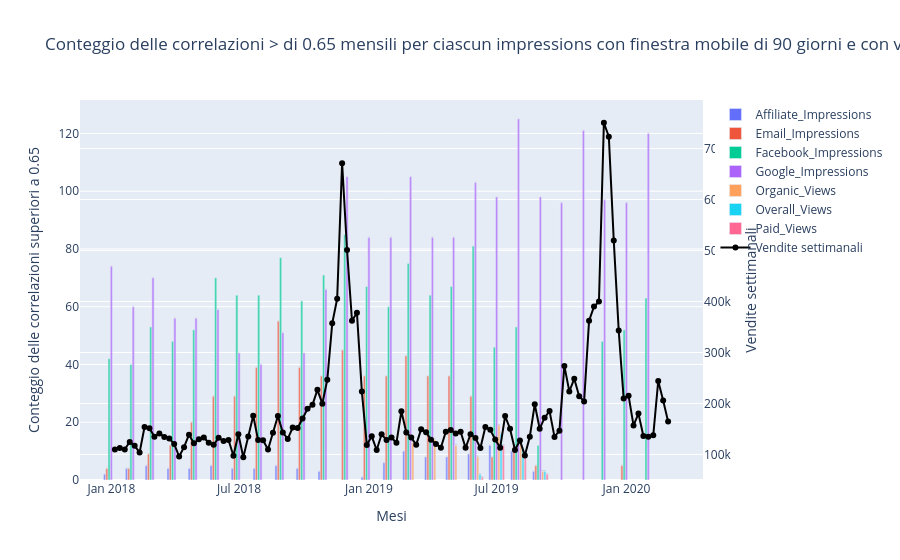

This figure's notebook cell:
### Markdown cell above
# Spiegazione del grafico precedente

## Dove e quante correlazioni settimanali sono state trovate fra singola Impressions e le vendite?

Il grafico mostra l'andamento settimanale delle **correlazioni mobili** tra diverse metriche di marketing (come impression su Google, Facebook, visualizzazioni a pagamento, ecc.) e le **vendite settimanali**. Ogni metrica viene analizzata attraverso una **finestra mobile di 90 giorni**, che evidenzia le settimane in cui la correlazione tra la metrica e le vendite è particolarmente forte, cioè superiore alla soglia di **0.65**.

### Dettaglio del Grafico:

1. **Barre (conteggio delle correlazioni):**
   - Ogni barra rappresenta il **conteggio settimanale** delle correlazioni superiori a 0.65 tra una metrica e le vendite.
   - L'asse **X** mostra le **settimane del calendario**.
   - L'asse **Y** (a sinistra) mostra il numero di **correlazioni valide** (superiori alla soglia di 0.65) per ciascuna settimana.
   - Le **barre** sono colorate per rappresentare ciascuna metrica e l'**etichetta nel tooltip** fornisce ulteriori dettagli come il nome della metrica, la settimana e il conteggio delle correlazioni.
   
2. **Linea delle vendite settimanali:**
   - La **linea nera** mostra l'andamento delle **vendite settimanali medie**. 
   - Questa linea è tracciata su un **asse Y separato** (a destra), che permette di visualizzare facilmente le vendite settimanali in relazione alle correlazioni mobili.
   
3. **Tooltips interattivi:**
   - Quando si passa il mouse sopra una barra, appare un **tooltip** con informazioni aggiuntive, come il nome della metrica, la settimana di riferimento e il conteggio delle correlazioni.
   
4. **Legenda:**
   - La **legenda** identifica chiaramente le metriche associate a ciascuna barra, rendendo facile distinguere tra le diverse variabili analizzate (ad esempio, Google, Facebook, Paid Views, ecc.).

### Osservazioni:

- Il grafico aiuta a visualizzare quando **specifiche metriche di marketing** (come impression e visualizzazioni) hanno avuto una correlazione forte con le vendite, offrendo una comprensione chiara dei periodi in cui le attività di marketing hanno influenzato maggiormente le performance di vendita.
- Le barre più alte indicano settimane in cui le correlazioni tra la metrica e le vendite sono state particolarmente forti, mentre la linea delle vendite offre un contesto per vedere come queste correlate si sovrappongono all'andamento delle vendite settimanali.
- La combinazione di grafici a barre per le correlazioni e la linea per le vendite settimanali aiuta a visualizzare sia i **picchi di correlazione** che l'**andamento delle vendite**, evidenziando eventuali pattern o tendenze che potrebbero essere utilizzate per ottimizzare le strategie di marketing future.

### Conclusioni:

In sintesi, questo grafico offre una **visualizzazione interattiva e dinamica** delle correlazioni tra le attività di marketing e le vendite settimanali. La separazione tra le correlazioni delle metriche e le vendite settimanali su due scale Y consente di confrontare chiaramente come ogni metrica influenzi le vendite nel tempo, aiutando a identificare dove e quanto sfruttare una determinata impressions.

&nbsp;

### Code cell
# Lista delle metriche da visualizzare
colonne = df.columns[2:9]  # Selezione delle colonne da analizzare, escludendo la prima colonna (presumibilmente l'indice o ID)

# Calcolo dinamico delle correlazioni mobili
rolling_data = []
window_size = 90  # Impostiamo la finestra mobile dinamica di 90 giorni
corr_threshold = 0.65  # Impostazione della soglia minima di correlazione per considerare solo correlazioni significative

# Loop per calcolare la correlazione mobile per ciascuna metrica
for col in colonne:
    try:
        # Calcolare la correlazione mobile su finestra di window_size
        rolling_corr = df['Sales'].rolling(window=window_size).corr(df[col])

        # Mascherare solo i valori di correlazione che sono superiori alla soglia corr_threshold
        mask = rolling_corr > corr_threshold
        valid_corr = rolling_corr[mask]  # Filtrare le correlazioni valide
        valid_weeks = df.loc[mask, 'Calendar_Week']  # Ottenere le settimane corrispondenti

        # Convertire la settimana in una scala mensile per aggregare i dati
        valid_months = valid_weeks.dt.to_period('M').dt.to_timestamp()

        # Se ci sono correlazioni valide, aggiungere i dati alla lista
        if not valid_corr.empty:
            rolling_data.append({
                "column": col,
                "month": valid_months,
                "rolling_corr": valid_corr
            })
    except Exception as e:
        # Gestire eventuali errori e visualizzare quale metrica ha generato l'errore
        print(f"Errore con la metrica '{col}': {e}")

# Creare un DataFrame per visualizzare i risultati con Plotly
filtered_df = pd.DataFrame({
    "month": [],  # Colonna vuota per i mesi
    "rolling_corr": [],  # Colonna vuota per le correlazioni
    "column": []  # Colonna vuota per la metrica
})

# Aggiungere i dati di correlazione validi al DataFrame
for data in rolling_data:
    temp_df = pd.DataFrame({
        "month": data["month"],
        "rolling_corr": data["rolling_corr"],
        "column": [data["column"]] * len(data["rolling_corr"])  # Ripetere il nome della metrica per ogni correlazione
    })
    filtered_df = pd.concat([filtered_df, temp_df], ignore_index=True)  # Unire i dati al DataFrame finale

# Calcolo del conteggio mensile di ciascuna metrica distinta
monthly_count_corr = filtered_df.groupby(['month', 'column']).size().reset_index(name="count_corr")

# Calcolare l'andamento settimanale delle vendite medie
weekly_sales = df.groupby('Calendar_Week')['Sales'].mean().reset_index()
weekly_sales.rename(columns={"Sales": "weekly_mean_sales", "Calendar_Week": "week"}, inplace=True)

# Creazione grafico con Plotly
fig = go.Figure()

# Grafici a barre mensili distinti per ciascun impression/colonna
for col in monthly_count_corr['column'].unique():
    col_df = monthly_count_corr[monthly_count_corr['column'] == col]  # Filtrare il DataFrame per ciascuna metrica
    
    # Aggiungere le informazioni al tooltip (testo da visualizzare quando si passa sopra il grafico)
    fig.add_trace(go.Bar(
        x=col_df['month'],  # Mesi sull'asse X
        y=col_df['count_corr'],  # Conteggio delle correlazioni sull'asse Y
        name=col,  # Nome della metrica
        marker=dict(opacity=0.7),  # Impostare l'opacità delle barre
        text=[f"Impression: {col}<br>Mese: {month}<br>Conteggio correlazioni: {count}" 
              for month, count in zip(col_df['month'], col_df['count_corr'])],  # Testo nel tooltip
        hoverinfo="text"  # Mostrare il testo nei tooltip
    ))

# Sovrapposizione delle vendite settimanali con scala separata
fig.add_trace(go.Scatter(
    x=weekly_sales["week"],  # Settimane sull'asse X
    y=weekly_sales["weekly_mean_sales"],  # Vendite medie settimanali sull'asse Y
    mode='lines+markers',  # Linea con punti marker
    name="Vendite settimanali",  # Nome della serie
    line=dict(color="black", width=2),  # Impostazione della linea (colore e larghezza)
    yaxis="y2"  # Usare una seconda Y-axis per le vendite settimanali
))

# Aggiornamento layout con due scale Y
fig.update_layout(
    title=f"Conteggio delle correlazioni > di {corr_threshold} mensili per ciascun impressions con finestra mobile di {window_size} giorni e con vendite settimanali sovrapposte",  # Titolo del grafico
    xaxis_title="Mesi",  # Titolo dell'asse X
    yaxis=dict(
        title=f"Conteggio delle correlazioni superiori a {corr_threshold}"  # Titolo dell'asse Y (correlazioni)
    ),
    yaxis2=dict(
        title="Vendite settimanali",  # Titolo dell'asse Y secondario (vendite settimanali)
        overlaying="y",  # Sovrapporre l'asse Y2 con l'asse Y principale
        side="right"  # Posizionare l'asse Y2 sul lato destro
    ),
    barmode="group",  # Impostare il tipo di grafico a barre in modalità gruppo
    showlegend=True  # Mostrare la legenda
)

# Mostrare il grafico
fig.show()  # Visualizziamo il grafico interattivo

### Figure 1 — Plotly figure (JSON) as saved in the notebook; plotly's stock layout.template omitted (floating-point values rounded to 4 significant figures)
{"data": [{"hoverinfo": "text", "marker": {"opacity": 0.7}, "name": "Affiliate_Impressions", "text": ["Impression: Affiliate_Impressions<br>Mese: 2018-01-01 00:00:00<br>Conteggio correlazioni: 2", "Impression: Affiliate_Impressions<br>Mese: 2018-02-01 00:00:00<br>Conteggio correlazioni: 4", "Impression: Affiliate_Impressions<br>Mese: 2018-03-01 00:00:00<br>Conteggio correlazioni: 5", "Impression: Affiliate_Impressions<br>Mese: 2018-04-01 00:00:00<br>Conteggio correlazioni: 4", "Impression: Affiliate_Impressions<br>Mese: 2018-05-01 00:00:00<br>Conteggio correlazioni: 4", "Impression: Affiliate_Impressions<br>Mese: 2018-06-01 00:00:00<br>Conteggio correlazioni: 5", "Impression: Affiliate_Impressions<br>Mese: 2018-07-01 00:00:00<br>Conteggio correlazioni: 4", "Impression: Affiliate_Impressions<br>Mese: 2018-08-01 00:00:00<br>Conteggio correlazioni: 4", "Impression: Affiliate_Impressions<br>Mese: 2018-09-01 00:00:00<br>Conteggio correlazioni: 5", "Impression: Affiliate_Impressions<br>Mese: 2018-10-01 00:00:00<br>Conteggio correlazioni: 4", "Impression: Affiliate_Impressions<br>Mese: 2018-11-01 00:00:00<br>Conteggio correlazioni: 3", "Impression: Affiliate_Impressions<br>Mese: 2019-01-01 00:00:00<br>Conteggio correlazioni: 1", "Impression: Affiliate_Impressions<br>Mese: 2019-02-01 00:00:00<br>Conteggio correlazioni: 6", "Impression: Affiliate_Impressions<br>Mese: 2019-03-01 00:00:00<br>Conteggio correlazioni: 10", "Impression: Affiliate_Impressions<br>Mese: 2019-04-01 00:00:00<br>Conteggio correlazioni: 8", "Impression: Affiliate_Impressions<br>Mese: 2019-05-01 00:00:00<br>Conteggio correlazioni: 8", "Impression: Affiliate_Impressions<br>Mese: 2019-06-01 00:00:00<br>Conteggio correlazioni: 9", "Impression: Affiliate_Impressions<br>Mese: 2019-07-01 00:00:00<br>Conteggio correlazioni: 12", "Impression: Affiliate_Impressions<br>Mese: 2019-08-01 00:00:00<br>Conteggio correlazioni: 10", "Impression: Affiliate_Impressions<br>Mese: 2019-09-01 00:00:00<br>Conteggio correlazioni: 3"], "type": "bar", "x": ["2018-01-01T00:00:00", "2018-02-01T00:00:00", "2018-03-01T00:00:00", "2018-04-01T00:00:00", "2018-05-01T00:00:00", "2018-06-01T00:00:00", "2018-07-01T00:00:00", "2018-08-01T00:00:00", "2018-09-01T00:00:00", "2018-10-01T00:00:00", "2018-11-01T00:00:00", "2019-01-01T00:00:00", "2019-02-01T00:00:00", "2019-03-01T00:00:00", "2019-04-01T00:00:00", "2019-05-01T00:00:00", "2019-06-01T00:00:00", "2019-07-01T00:00:00", "2019-08-01T00:00:00", "2019-09-01T00:00:00"], "y": [2, 4, 5, 4, 4, 5, 4, 4, 5, 4, 3, 1, 6, 10, 8, 8, 9, 12, 10, 3]}, {"hoverinfo": "text", "marker": {"opacity": 0.7}, "name": "Email_Impressions", "text": ["Impression: Email_Impressions<br>Mese: 2018-01-01 00:00:00<br>Conteggio correlazioni: 4", "Impression: Email_Impressions<br>Mese: 2018-02-01 00:00:00<br>Conteggio correlazioni: 4", "Impression: Email_Impressions<br>Mese: 2018-03-01 00:00:00<br>Conteggio correlazioni: 9", "Impression: Email_Impressions<br>Mese: 2018-04-01 00:00:00<br>Conteggio correlazioni: 12", "Impression: Email_Impressions<br>Mese: 2018-05-01 00:00:00<br>Conteggio correlazioni: 20", "Impression: Email_Impressions<br>Mese: 2018-06-01 00:00:00<br>Conteggio correlazioni: 29", "Impression: Email_Impressions<br>Mese: 2018-07-01 00:00:00<br>Conteggio correlazioni: 29", "Impression: Email_Impressions<br>Mese: 2018-08-01 00:00:00<br>Conteggio correlazioni: 39", "Impression: Email_Impressions<br>Mese: 2018-09-01 00:00:00<br>Conteggio correlazioni: 55", "Impression: Email_Impressions<br>Mese: 2018-10-01 00:00:00<br>Conteggio correlazioni: 39", "Impression: Email_Impressions<br>Mese: 2018-11-01 00:00:00<br>Conteggio correlazioni: 36", "Impression: Email_Impressions<br>Mese: 2018-12-01 00:00:00<br>Conteggio correlazioni: 45", "Impression: Email_Impressions<br>Mese: 2019-01-01 00:00:00<br>Conteggio correlazioni: 36", "Impression: Email_Impressions<br>Mese: 2019-02-01 00:00:00<br>Conteggio correlazioni: 36", "Impression: Email_Impressions<br>Mese: 2019-03-01 00:00:00<br>Conteggio correlazioni: 43", "Impression: Email_Impressions<br>Mese: 2019-04-01 00:00:00<br>Conteggio correlazioni: 36", "Impression: Email_Impressions<br>Mese: 2019-05-01 00:00:00<br>Conteggio correlazioni: 36", "Impression: Email_Impressions<br>Mese: 2019-06-01 00:00:00<br>Conteggio correlazioni: 29", "Impression: Email_Impressions<br>Mese: 2019-07-01 00:00:00<br>Conteggio correlazioni: 8", "Impression: Email_Impressions<br>Mese: 2019-08-01 00:00:00<br>Conteggio correlazioni: 12", "Impression: Email_Impressions<br>Mese: 2019-09-01 00:00:00<br>Conteggio correlazioni: 5", "Impression: Email_Impressions<br>Mese: 2020-01-01 00:00:00<br>Conteggio correlazioni: 5"], "type": "bar", "x": ["2018-01-01T00:00:00", "2018-02-01T00:00:00", "2018-03-01T00:00:00", "2018-04-01T00:00:00", "2018-05-01T00:00:00", "2018-06-01T00:00:00", "2018-07-01T00:00:00", "2018-08-01T00:00:00", "2018-09-01T00:00:00", "2018-10-01T00:00:00", "2018-11-01T00:00:00", "2018-12-01T00:00:00", "2019-01-01T00:00:00", "2019-02-01T00:00:00", "2019-03-01T00:00:00", "2019-04-01T00:00:00", "2019-05-01T00:00:00", "2019-06-01T00:00:00", "2019-07-01T00:00:00", "2019-08-01T00:00:00", "2019-09-01T00:00:00", "2020-01-01T00:00:00"], "y": [4, 4, 9, 12, 20, 29, 29, 39, 55, 39, 36, 45, 36, 36, 43, 36, 36, 29, 8, 12, 5, 5]}, {"hoverinfo": "text", "marker": {"opacity": 0.7}, "name": "Facebook_Impressions", "text": ["Impression: Facebook_Impressions<br>Mese: 2018-01-01 00:00:00<br>Conteggio correlazioni: 42", "Impression: Facebook_Impressions<br>Mese: 2018-02-01 00:00:00<br>Conteggio correlazioni: 40", "Impression: Facebook_Impressions<br>Mese: 2018-03-01 00:00:00<br>Conteggio correlazioni: 53", "Impression: Facebook_Impressions<br>Mese: 2018-04-01 00:00:00<br>Conteggio correlazioni: 48", "Impression: Facebook_Impressions<br>Mese: 2018-05-01 00:00:00<br>Conteggio correlazioni: 52", "Impression: Facebook_Impressions<br>Mese: 2018-06-01 00:00:00<br>Conteggio correlazioni: 70", "Impression: Facebook_Impressions<br>Mese: 2018-07-01 00:00:00<br>Conteggio correlazioni: 64", "Impression: Facebook_Impressions<br>Mese: 2018-08-01 00:00:00<br>Conteggio correlazioni: 64", "Impression: Facebook_Impressions<br>Mese: 2018-09-01 00:00:00<br>Conteggio correlazioni: 77", "Impression: Facebook_Impressions<br>Mese: 2018-10-01 00:00:00<br>Conteggio correlazioni: 62", "Impression: Facebook_Impressions<br>Mese: 2018-11-01 00:00:00<br>Conteggio correlazioni: 71", "Impression: Facebook_Impressions<br>Mese: 2018-12-01 00:00:00<br>Conteggio correlazioni: 85", "Impression: Facebook_Impressions<br>Mese: 2019-01-01 00:00:00<br>Conteggio correlazioni: 67", "Impression: Facebook_Impressions<br>Mese: 2019-02-01 00:00:00<br>Conteggio correlazioni: 60", "Impression: Facebook_Impressions<br>Mese: 2019-03-01 00:00:00<br>Conteggio correlazioni: 75", "Impression: Facebook_Impressions<br>Mese: 2019-04-01 00:00:00<br>Conteggio correlazioni: 64", "Impression: Facebook_Impressions<br>Mese: 2019-05-01 00:00:00<br>Conteggio correlazioni: 67", "Impression: Facebook_Impressions<br>Mese: 2019-06-01 00:00:00<br>Conteggio correlazioni: 81", "Impression: Facebook_Impressions<br>Mese: 2019-07-01 00:00:00<br>Conteggio correlazioni: 46", "Impression: Facebook_Impressions<br>Mese: 2019-08-01 00:00:00<br>Conteggio correlazioni: 53", "Impression: Facebook_Impressions<br>Mese: 2019-09-01 00:00:00<br>Conteggio correlazioni: 12", "Impression: Facebook_Impressions<br>Mese: 2019-12-01 00:00:00<br>Conteggio correlazioni: 48", "Impression: Facebook_Impressions<br>Mese: 2020-01-01 00:00:00<br>Conteggio correlazioni: 52", "Impression: Facebook_Impressions<br>Mese: 2020-02-01 00:00:00<br>Conteggio correlazioni: 63"], "type": "bar", "x": ["2018-01-01T00:00:00", "2018-02-01T00:00:00", "2018-03-01T00:00:00", "2018-04-01T00:00:00", "2018-05-01T00:00:00", "2018-06-01T00:00:00", "2018-07-01T00:00:00", "2018-08-01T00:00:00", "2018-09-01T00:00:00", "2018-10-01T00:00:00", "2018-11-01T00:00:00", "2018-12-01T00:00:00", "2019-01-01T00:00:00", "2019-02-01T00:00:00", "2019-03-01T00:00:00", "2019-04-01T00:00:00", "2019-05-01T00:00:00", "2019-06-01T00:00:00", "2019-07-01T00:00:00", "2019-08-01T00:00:00", "2019-09-01T00:00:00", "2019-12-01T00:00:00", "2020-01-01T00:00:00", "2020-02-01T00:00:00"], "y": [42, 40, 53, 48, 52, 70, 64, 64, 77, 62, 71, 85, 67, 60, 75, 64, 67, 81, 46, 53, 12, 48, 52, 63]}, {"hoverinfo": "text", "marker": {"opacity": 0.7}, "name": "Google_Impressions", "text": ["Impression: Google_Impressions<br>Mese: 2018-01-01 00:00:00<br>Conteggio correlazioni: 74", "Impression: Google_Impressions<br>Mese: 2018-02-01 00:00:00<br>Conteggio correlazioni: 60", "Impression: Google_Impressions<br>Mese: 2018-03-01 00:00:00<br>Conteggio correlazioni: 70", "Impression: Google_Impressions<br>Mese: 2018-04-01 00:00:00<br>Conteggio correlazioni: 56", "Impression: Google_Impressions<br>Mese: 2018-05-01 00:00:00<br>Conteggio correlazioni: 56", "Impression: Google_Impressions<br>Mese: 2018-06-01 00:00:00<br>Conteggio correlazioni: 59", "Impression: Google_Impressions<br>Mese: 2018-07-01 00:00:00<br>Conteggio correlazioni: 44", "Impression: Google_Impressions<br>Mese: 2018-08-01 00:00:00<br>Conteggio correlazioni: 40", "Impression: Google_Impressions<br>Mese: 2018-09-01 00:00:00<br>Conteggio correlazioni: 51", "Impression: Google_Impressions<br>Mese: 2018-10-01 00:00:00<br>Conteggio correlazioni: 44", "Impression: Google_Impressions<br>Mese: 2018-11-01 00:00:00<br>Conteggio correlazioni: 66", "Impression: Google_Impressions<br>Mese: 2018-12-01 00:00:00<br>Conteggio correlazioni: 105", "Impression: Google_Impressions<br>Mese: 2019-01-01 00:00:00<br>Conteggio correlazioni: 84", "Impression: Google_Impressions<br>Mese: 2019-02-01 00:00:00<br>Conteggio correlazioni: 84", "Impression: Google_Impressions<br>Mese: 2019-03-01 00:00:00<br>Conteggio correlazioni: 105", "Impression: Google_Impressions<br>Mese: 2019-04-01 00:00:00<br>Conteggio correlazioni: 84", "Impression: Google_Impressions<br>Mese: 2019-05-01 00:00:00<br>Conteggio correlazioni: 84", "Impression: Google_Impressions<br>Mese: 2019-06-01 00:00:00<br>Conteggio correlazioni: 103", "Impression: Google_Impressions<br>Mese: 2019-07-01 00:00:00<br>Conteggio correlazioni: 98", "Impression: Google_Impressions<br>Mese: 2019-08-01 00:00:00<br>Conteggio correlazioni: 125", "Impression: Google_Impressions<br>Mese: 2019-09-01 00:00:00<br>Conteggio correlazioni: 98", "Impression: Google_Impressions<br>Mese: 2019-10-01 00:00:00<br>Conteggio correlazioni: 96", "Impression: Google_Impressions<br>Mese: 2019-11-01 00:00:00<br>Conteggio correlazioni: 121", "Impression: Google_Impressions<br>Mese: 2019-12-01 00:00:00<br>Conteggio correlazioni: 97", "Impression: Google_Impressions<br>Mese: 2020-01-01 00:00:00<br>Conteggio correlazioni: 96", "Impression: Google_Impressions<br>Mese: 2020-02-01 00:00:00<br>Conteggio correlazioni: 120"], "type": "bar", "x": ["2018-01-01T00:00:00", "2018-02-01T00:00:00", "2018-03-01T00:00:00", "2018-04-01T00:00:00", "2018-05-01T00:00:00", "2018-06-01T00:00:00", "2018-07-01T00:00:00", "2018-08-01T00:00:00", "2018-09-01T00:00:00", "2018-10-01T00:00:00", "2018-11-01T00:00:00", "2018-12-01T00:00:00", "2019-01-01T00:00:00", "2019-02-01T00:00:00", "2019-03-01T00:00:00", "2019-04-01T00:00:00", "2019-05-01T00:00:00", "2019-06-01T00:00:00", "2019-07-01T00:00:00", "2019-08-01T00:00:00", "2019-09-01T00:00:00", "2019-10-01T00:00:00", "2019-11-01T00:00:00", "2019-12-01T00:00:00", "2020-01-01T00:00:00", "2020-02-01T00:00:00"], "y": [74, 60, 70, 56, 56, 59, 44, 40, 51, 44, 66, 105, 84, 84, 105, 84, 84, 103, 98, 125, 98, 96, 121, 97, 96, 120]}, {"hoverinfo": "text", "marker": {"opacity": 0.7}, "name": "Organic_Views", "text": ["Impression: Organic_Views<br>Mese: 2019-03-01 00:00:00<br>Conteggio correlazioni: 13", "Impression: Organic_Views<br>Mese: 2019-04-01 00:00:00<br>Conteggio correlazioni: 14", "Impression: Organic_Views<br>Mese: 2019-05-01 00:00:00<br>Conteggio correlazioni: 12", "Impression: Organic_Views<br>Mese: 2019-06-01 00:00:00<br>Conteggio correlazioni: 8", "Impression: Organic_Views<br>Mese: 2019-07-01 00:00:00<br>Conteggio correlazioni: 19", "Impression: Organic_Views<br>Mese: 2019-08-01 00:00:00<br>Conteggio correlazioni: 13", "Impression: Organic_Views<br>Mese: 2019-09-01 00:00:00<br>Conteggio correlazioni: 3"], "type": "bar", "x": ["2019-03-01T00:00:00", "2019-04-01T00:00:00", "2019-05-01T00:00:00", "2019-06-01T00:00:00", "2019-07-01T00:00:00", "2019-08-01T00:00:00", "2019-09-01T00:00:00"], "y": [13, 14, 12, 8, 19, 13, 3]}, {"hoverinfo": "text", "marker": {"opacity": 0.7}, "name": "Overall_Views", "text": ["Impression: Overall_Views<br>Mese: 2019-06-01 00:00:00<br>Conteggio correlazioni: 2", "Impression: Overall_Views<br>Mese: 2019-07-01 00:00:00<br>Conteggio correlazioni: 16", "Impression: Overall_Views<br>Mese: 2019-08-01 00:00:00<br>Conteggio correlazioni: 11", "Impression: Overall_Views<br>Mese: 2019-09-01 00:00:00<br>Conteggio correlazioni: 3"], "type": "bar", "x": ["2019-06-01T00:00:00", "2019-07-01T00:00:00", "2019-08-01T00:00:00", "2019-09-01T00:00:00"], "y": [2, 16, 11, 3]}, {"hoverinfo": "text", "marker": {"opacity": 0.7}, "name": "Paid_Views", "text": ["Impression: Paid_Views<br>Mese: 2019-06-01 00:00:00<br>Conteggio correlazioni: 1", "Impression: Paid_Views<br>Mese: 2019-07-01 00:00:00<br>Conteggio correlazioni: 12", "Impression: Paid_Views<br>Mese: 2019-08-01 00:00:00<br>Conteggio correlazioni: 10", "Impression: Paid_Views<br>Mese: 2019-09-01 00:00:00<br>Conteggio correlazioni: 2"], "type": "bar", "x": ["2019-06-01T00:00:00", "2019-07-01T00:00:00", "2019-08-01T00:00:00", "2019-09-01T00:00:00"], "y": [1, 12, 10, 2]}, {"line": {"color": "black", "width": 2}, "mode": "lines+markers", "name": "Vendite settimanali", "type": "scatter", "x": ["2018-01-06T00:00:00", "2018-01-13T00:00:00", "2018-01-20T00:00:00", "2018-01-27T00:00:00", "2018-02-03T00:00:00", "2018-02-10T00:00:00", "2018-02-17T00:00:00", "2018-02-24T00:00:00", "2018-03-03T00:00:00", "2018-03-10T00:00:00", "2018-03-17T00:00:00", "2018-03-24T00:00:00", "2018-03-31T00:00:00", "2018-04-07T00:00:00", "2018-04-14T00:00:00", "2018-04-21T00:00:00", "2018-04-28T00:00:00", "2018-05-05T00:00:00", "2018-05-12T00:00:00", "2018-05-19T00:00:00", "2018-05-26T00:00:00", "2018-06-02T00:00:00", "2018-06-09T00:00:00", "2018-06-16T00:00:00", "2018-06-23T00:00:00", "2018-06-30T00:00:00", "2018-07-07T00:00:00", "2018-07-14T00:00:00", "2018-07-21T00:00:00", "2018-07-28T00:00:00", "2018-08-04T00:00:00", "2018-08-11T00:00:00", "2018-08-18T00:00:00", "2018-08-25T00:00:00", "2018-09-01T00:00:00", "2018-09-08T00:00:00", "2018-09-15T00:00:00", "2018-09-22T00:00:00", "2018-09-29T00:00:00", "2018-10-06T00:00:00", "2018-10-13T00:00:00", "2018-10-20T00:00:00", "2018-10-27T00:00:00", "2018-11-03T00:00:00", "2018-11-10T00:00:00", "2018-11-17T00:00:00", "2018-11-24T00:00:00", "2018-12-01T00:00:00", "2018-12-08T00:00:00", "2018-12-15T00:00:00", "2018-12-22T00:00:00", "2018-12-29T00:00:00", "2019-01-05T00:00:00", "2019-01-12T00:00:00", "2019-01-19T00:00:00", "2019-01-26T00:00:00", "2019-02-02T00:00:00", "2019-02-09T00:00:00", "2019-02-16T00:00:00", "2019-02-23T00:00:00", "2019-03-02T00:00:00", "2019-03-09T00:00:00", "2019-03-16T00:00:00", "2019-03-23T00:00:00", "2019-03-30T00:00:00", "2019-04-06T00:00:00", "2019-04-13T00:00:00", "2019-04-20T00:00:00", "2019-04-27T00:00:00", "2019-05-04T00:00:00", "2019-05-11T00:00:00", "2019-05-18T00:00:00", "2019-05-25T00:00:00", "2019-06-01T00:00:00", "2019-06-08T00:00:00", "2019-06-15T00:00:00", "2019-06-22T00:00:00", "2019-06-29T00:00:00", "2019-07-06T00:00:00", "2019-07-13T00:00:00", "2019-07-20T00:00:00", "2019-07-27T00:00:00", "2019-08-03T00:00:00", "2019-08-10T00:00:00", "2019-08-17T00:00:00", "2019-08-24T00:00:00", "2019-08-31T00:00:00", "2019-09-07T00:00:00", "2019-09-14T00:00:00", "2019-09-21T00:00:00", "2019-09-28T00:00:00", "2019-10-05T00:00:00", "2019-10-12T00:00:00", "2019-10-19T00:00:00", "2019-10-26T00:00:00", "2019-11-02T00:00:00", "2019-11-09T00:00:00", "2019-11-16T00:00:00", "2019-11-23T00:00:00", "2019-11-30T00:00:00", "2019-12-07T00:00:00", "2019-12-14T00:00:00", "2019-12-21T00:00:00", "2019-12-28T00:00:00", "2020-01-04T00:00:00", "2020-01-11T00:00:00", "2020-01-18T00:00:00", "2020-01-25T00:00:00", "2020-02-01T00:00:00", "2020-02-08T00:00:00", "2020-02-15T00:00:00", "2020-02-22T00:00:00", "2020-02-29T00:00:00"], "y": [109700, 112700.0, 109900.0, 124400.0, 116900.0, 103900.0, 153900.0, 151500.0, 134600.0, 141100.0, 134400.0, 131200.0, 120700.0, 96140.0, 114300.0, 138900.0, 122187, 130000.0, 133200.0, 122900.0, 119000.0, 132600.0, 126300.0, 128500.0, 97480.0, 139800.0, 94550.0, 135000.0, 176000.0, 128200.0, 127700.0, 109700.0, 142700.0, 175500.0, 142920, 130600.0, 152900.0, 151800.0, 170400.0, 189600.0, 197300.0, 226800.0, 199700.0, 246600.0, 357200.0, 405400.0, 671500.0, 501000.0, 362300.0, 377900.0, 223300.0, 118400.0, 135700.0, 108800.0, 139600.0, 128300.0, 133400.0, 122800.0, 184800.0, 143000.0, 133400.0, 118900.0, 149700.0, 143500.0, 128878, 120600.0, 113300.0, 144500.0, 147800.0, 141200.0, 144700.0, 113000.0, 139600.0, 132200.0, 112700.0, 153700.0, 148300.0, 129256, 113300.0, 175300.0, 150400.0, 108900.0, 127600.0, 97770.0, 134900.0, 198400.0, 150300.0, 172100.0, 185100.0, 134500.0, 146700.0, 273700.0, 223800.0, 248400.0, 214300.0, 204100.0, 362500.0, 390000.0, 399900.0, 750700.0, 723400.0, 519500.0, 343000.0, 209700.0, 215200.0, 156981, 180200.0, 136100.0, 134700.0, 137900.0, 244100.0, 205800.0, 164700.0], "yaxis": "y2"}], "layout": {"barmode": "group", "showlegend": true, "title": {"text": "Conteggio delle correlazioni > di 0.65 mensili per ciascun impressions con finestra mobile di 90 giorni e con vendite settimanali sovrapposte"}, "xaxis": {"title": {"text": "Mesi"}}, "yaxis": {"title": {"text": "Conteggio delle correlazioni superiori a 0.65"}}, "yaxis2": {"overlaying": "y", "side": "right", "title": {"text": "Vendite settimanali"}}}}
